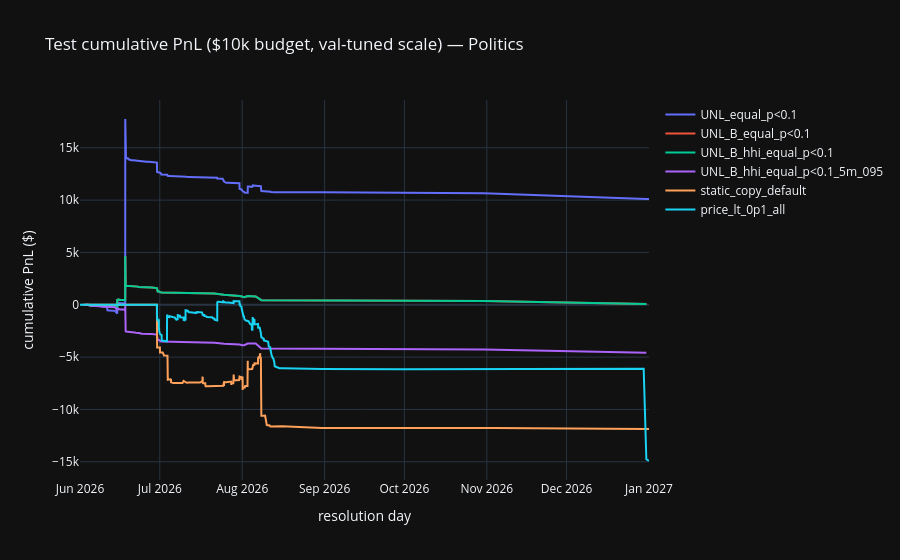
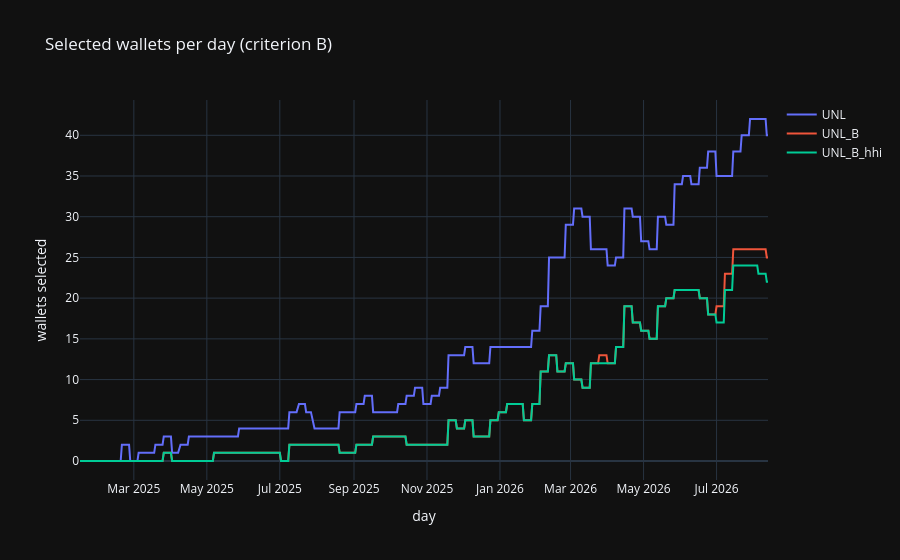

Notebook code for these charts, in order:
### Code cell
# Plots: cumulative test PnL and daily selected-wallet count
import plotly.graph_objects as go

b_family = ["UNL_equal_p<0.1", "UNL_B_equal_p<0.1", "UNL_B_hhi_equal_p<0.1",
            "UNL_B_hhi_equal_p<0.1_5m_095"]

fig = go.Figure()
for cfg in b_family + ["static_copy_default", "price_lt_0p1_all"]:
    d = both[cfg].sort_index()
    fig.add_trace(go.Scatter(x=d.index, y=d.cumsum(), name=cfg, mode="lines"))
fig.update_layout(
    title=f"Test cumulative PnL ($10k budget, val-tuned scale) — Politics",
    template="plotly_dark",
    xaxis_title="resolution day",
    yaxis_title="cumulative PnL ($)",
)
fig.show()

fig2 = go.Figure()
for key in ("UNL", "UNL_B", "UNL_B_hhi"):
    sd = sel_day[key]
    fig2.add_trace(go.Scatter(x=sd.index, y=sd.values, name=key, mode="lines"))
fig2.update_layout(
    title="Selected wallets per day (criterion B)",
    template="plotly_dark",
    xaxis_title="day",
    yaxis_title="wallets selected",
)
fig2.show()

### Figure 1 — Plotly figure (JSON) as saved in the notebook; plotly's stock layout.template omitted (floating-point values rounded to 4 significant figures; data arrays with more than 128 entries replaced by an {"elided": "..."} marker saying what was removed)
{"data": [{"mode": "lines", "name": "UNL_equal_p<0.1", "type": "scatter", "x": {"elided": "304 str values"}, "y": {"elided": "304 float values"}}, {"mode": "lines", "name": "UNL_B_equal_p<0.1", "type": "scatter", "x": {"elided": "184 str values"}, "y": {"elided": "184 float values"}}, {"mode": "lines", "name": "UNL_B_hhi_equal_p<0.1", "type": "scatter", "x": {"elided": "184 str values"}, "y": {"elided": "184 float values"}}, {"mode": "lines", "name": "UNL_B_hhi_equal_p<0.1_5m_095", "type": "scatter", "x": {"elided": "184 str values"}, "y": {"elided": "184 float values"}}, {"mode": "lines", "name": "static_copy_default", "type": "scatter", "x": {"elided": "461 str values"}, "y": {"elided": "461 float values"}}, {"mode": "lines", "name": "price_lt_0p1_all", "type": "scatter", "x": {"elided": "1606 str values"}, "y": {"elided": "1606 float values"}}], "layout": {"title": {"text": "Test cumulative PnL ($10k budget, val-tuned scale) — Politics"}, "xaxis": {"title": {"text": "resolution day"}}, "yaxis": {"title": {"text": "cumulative PnL ($)"}}}}

### Figure 2 — Plotly figure (JSON) as saved in the notebook; plotly's stock layout.template omitted (floating-point values rounded to 4 significant figures; data arrays with more than 128 entries replaced by an {"elided": "..."} marker saying what was removed)
{"data": [{"mode": "lines", "name": "UNL", "type": "scatter", "x": {"elided": "536 str values"}, "y": {"elided": "536 int values"}}, {"mode": "lines", "name": "UNL_B", "type": "scatter", "x": {"elided": "536 str values"}, "y": {"elided": "536 int values"}}, {"mode": "lines", "name": "UNL_B_hhi", "type": "scatter", "x": {"elided": "536 str values"}, "y": {"elided": "536 int values"}}], "layout": {"title": {"text": "Selected wallets per day (criterion B)"}, "xaxis": {"title": {"text": "day"}}, "yaxis": {"title": {"text": "wallets selected"}}}}
